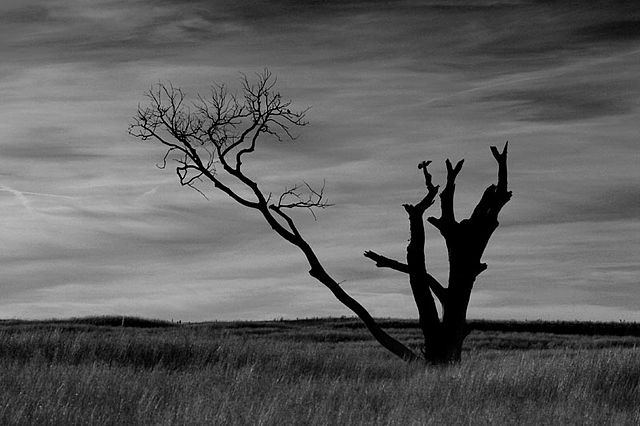
#> input picture Image_Processing/TUẦN 4 - PHÂN VÙNG ẢNH/PhanVungAnh/Threshold/test.jpg, 640 x 426 px, found by its file name
$ python XuLiHough.py
#> lines starting #> are read from the running program, lines starting #| are printed output that depends on the picture; after the words box and inside, x2 and y2 are one past the last pixel; in counts of white or black regions, pixels touching at a corner belong together
import cv2
import numpy as np

# Đọc hình ảnh
image = cv2.imread('PhanVungAnh/Threshold/test.jpg')
#> image is the input picture: shape (426, 640, 3); min 0, max 234, mean 94.8

# Chuyển đổi hình ảnh sang ảnh grayscale
gray_image = cv2.cvtColor(image, cv2.COLOR_BGR2GRAY)

# Phát hiện biên bằng phương pháp Canny
edges = cv2.Canny(gray_image, 50, 150, apertureSize=3)
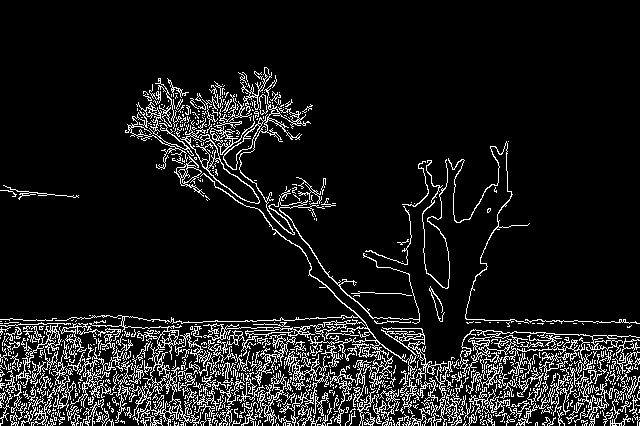
#> edges: shape (426, 640); 10.2% white in thin lines or dots, all inside (x1, y1, x2, y2) = (0, 67, 640, 426)

# Biến đổi Hough
lines = cv2.HoughLines(edges, 1, np.pi/180, 200)
#> lines = 203 rows, first 8: [321, 1.61], [386, 1.52], [350, 1.68], [330, 1.59], [423, 1.48], [316, 1.73], [399, 1.5], [319, 1.73]

# Vẽ các đường thẳng trên hình ảnh gốc
if lines is not None:
    for rho, theta in lines[:, 0]:
        a = np.cos(theta)
        b = np.sin(theta)
        x0 = a * rho
        y0 = b * rho
        x1 = int(x0 + 1000 * (-b))
        y1 = int(y0 + 1000 * (a))
        x2 = int(x0 - 1000 * (-b))
        y2 = int(y0 - 1000 * (a))
        cv2.line(image, (x1, y1), (x2, y2), (0, 0, 255), 2)
#> this loop made 203 passes
#> (rho, theta, a, b, x0, y0, x1, y1) on passes 1 to 3: (321, 1.61, -0.0349, 0.999, -11.2, 320.8, -1010, 285), (386, 1.52, 0.0523, 0.999, 20.2, 385.5, -978, 437), (350, 1.68, -0.105, 0.995, -36.58, 348.1, -1031, 243)
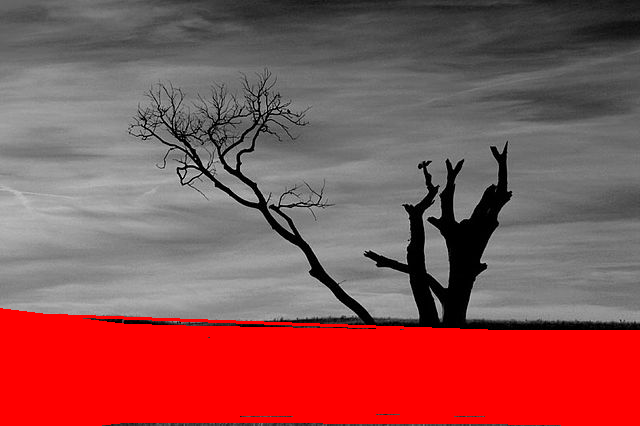
#> image: shape (426, 640, 3); mean B, G, R 82.3, 82.3, 142.3

# Hiển thị ảnh gốc và ảnh đã xử lý
cv2.imshow('Original Image', image)
cv2.imshow('Processed Image', edges)
cv2.waitKey(0)
cv2.destroyAllWindows()
